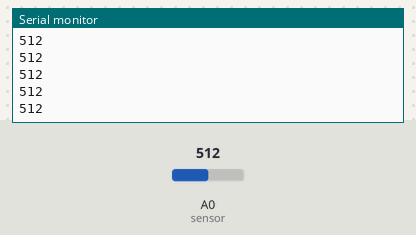
This sketch was run on a simulated Arduino Uno, built with avr-gcc and run on an emulated ATmega328P. Parts: the last lines printed to the serial monitor. Inputs (shaded band) come from the test bench; at power-on: A0 (sensor) = 512.

Above: at 1.2 s.
1.3 s: A0 (sensor) set to 716
At 1.56 s:
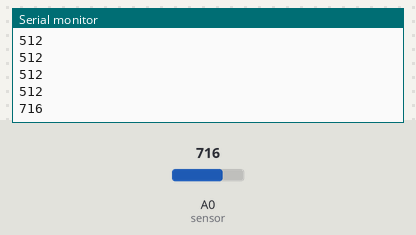
2.8 s: A0 (sensor) set to 900
At 2.96 s:
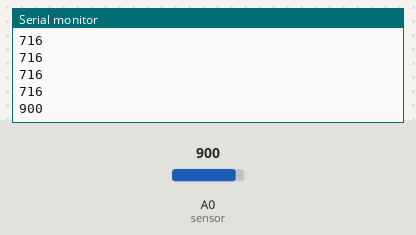
Timing chart, 0 to 5.8 s (numbered marks = the images above; inputs shaded):
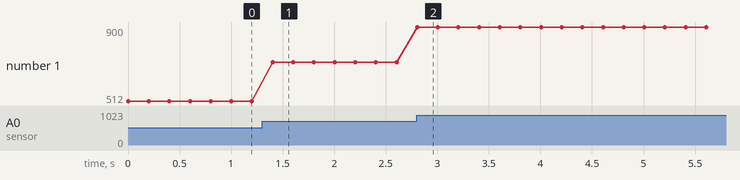

The sketch:

MQ2V1.ino
```cpp
int sensor = A0;  //
int val = 0;
void setup() {
  Serial.begin(9600);
}
void loop() {
  val = analogRead(sensor);
  Serial.println(val);
  delay(200);
}
```

Measured:
- after the input at 1.3 s, the serial monitor: prints a new line after 0.10 s (image 1)
- after the input at 2.8 s, the serial monitor: prints a new line at once (image 2)
- plotted number 1: 512 → 716 after the input at 1.3 s, 716 → 900 after the input at 2.8 s
